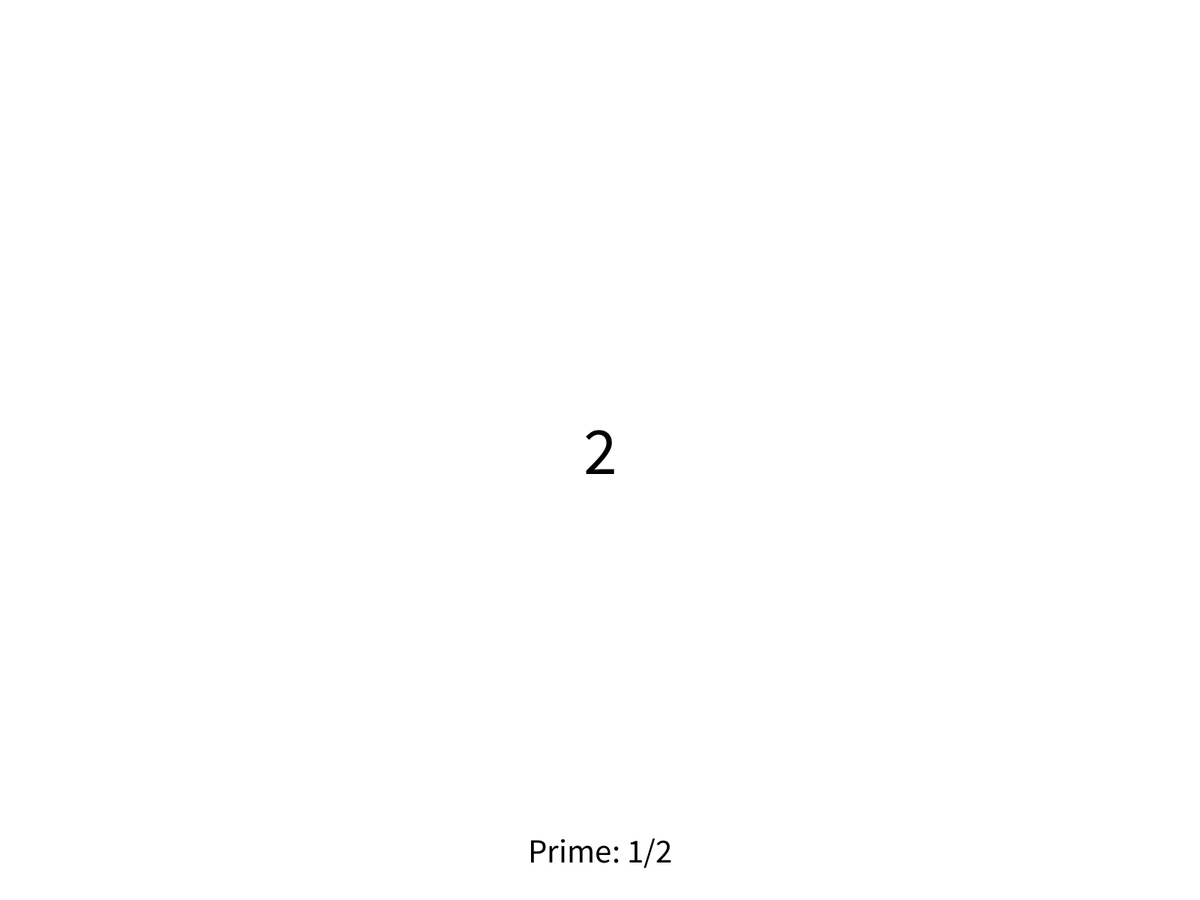
Frame 1 (no input)
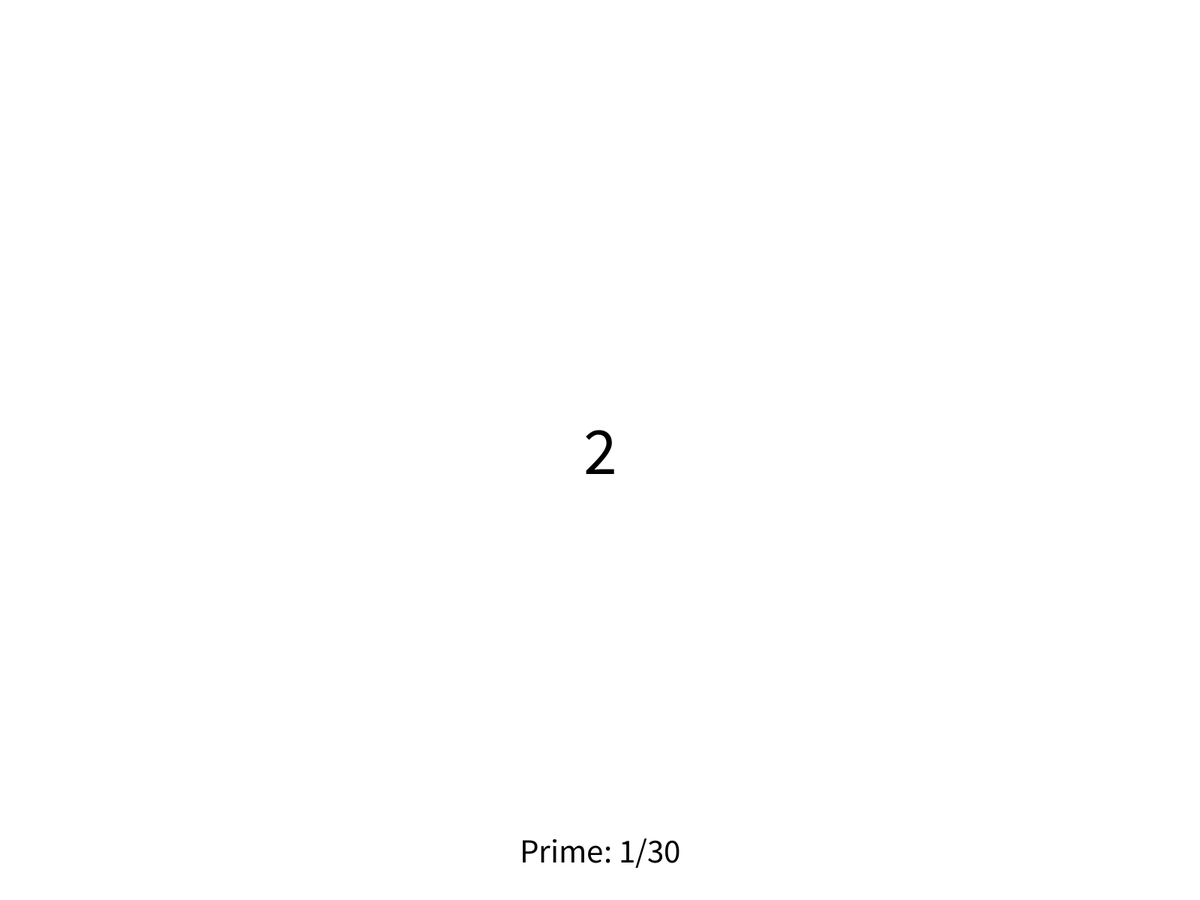
Frame 60 (the mouse pressed at the canvas centre just before this capture)
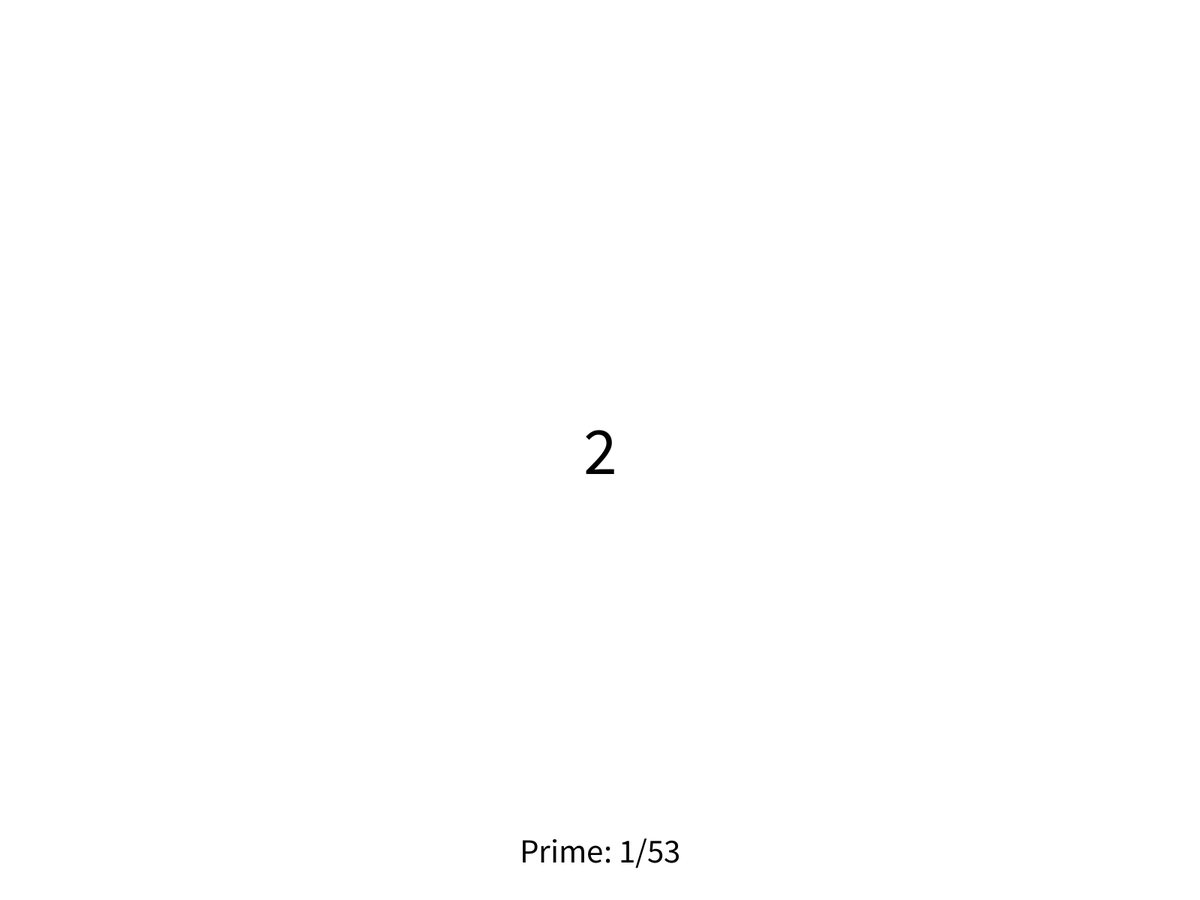
Frame 120 (the mouse held since frame 60 and released just before this capture)

The Processing sketch that drew these frames (run headless with seeded random() and noise(); from frame 60 on, the mouse is pressed at the canvas centre):

// Processing sketch: primes
// ── primes.pde
ArrayList<Integer> primes = new ArrayList<Integer>();

int checkNumber = 1;
int primeIndex = 0;

int newPrimeAlpha;

PShape line = new PShape();

/* 

  S.O.S. (Too Bad)
    Staples ad
    Squarespace ad
  Don't Fear the Reaper
  Heat of The Moment
  Power of Love
  Come Together
  
  
*/

void setup() {
  
  frameRate(100000);
  
  primes.add(2);
  
  fullScreen();
  background(255);
  
  fill(0);
  textSize(90);
  
  
}

void draw() {
  
  background(255);
  
  addPrime();
  textOutput();
  lines();
  
  shape(line);
  
}

void addPrime() {

 checkNumber += 2;

 int x = checkNumber - 1;
 boolean prime = true;

 for (int i = 0; i < checkNumber - 1; i++) {

  if (checkNumber % x == 0) {
   if (x != 1) {

    prime = false;
    break;
    
   }
  }

  x--;

 }

 if (prime) {

  primes.add(checkNumber);

 }

}

void textOutput() {

  fill(0);
  
  textSize(90);
  textAlign(CENTER, CENTER);
  text(primes.get(primeIndex), width/2, height/2);
  
  textAlign(CENTER);
  textSize(45);
  text("Prime: " + (primeIndex + 1) + "/" + primes.size(), width/2, height - 50);
 
  fill(0, newPrimeAlpha);
  
}

void keyPressed() {
 
  if(keyCode == LEFT) {
   if(primeIndex > 0) {
    
     primeIndex--;
     
   }
  }
  
  if(keyCode == RIGHT) {
   if(primeIndex < primes.size() - 1) {
    
     primeIndex++;
     
   }
  }
  
}

void mousePressed() { 
 
  if(mouseX > width/2) {
    if(primeIndex < primes.size() - 1) {
    
     primeIndex++;
     
    }
  }
  
  if(mouseX < width/2) {
   if(primeIndex > 0) {
    
     primeIndex--;
     
   }
  }
  
}

void lines() {
  
  pushMatrix();
  
  strokeWeight(5);
  noFill();
  
  popMatrix();
  
  line.beginShape();
  
  for(int i = 0; i < primes.size() - 1; i++) {
    
    line.vertex(primes.get(i), i); 
    
  }
  
  line.endShape(CLOSE);
  
} 
